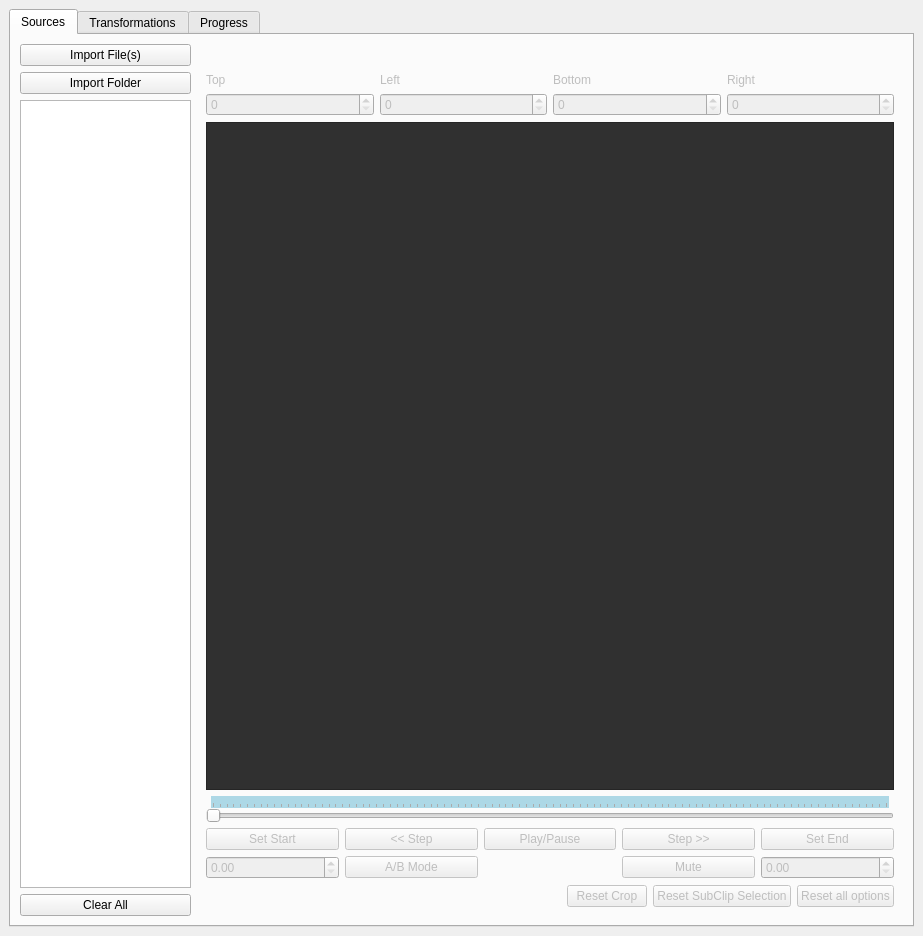
<?xml version="1.0" encoding="UTF-8"?>
<ui version="4.0">
 <class>MainWindow</class>
 <widget class="QMainWindow" name="MainWindow">
  <property name="geometry">
   <rect>
    <x>0</x>
    <y>0</y>
    <width>923</width>
    <height>936</height>
   </rect>
  </property>
  <property name="windowTitle">
   <string>VideoNurd</string>
  </property>
  <widget class="QWidget" name="centralwidget">
   <layout class="QHBoxLayout" name="horizontalLayout">
    <item>
     <widget class="QTabWidget" name="tabWidget">
      <property name="currentIndex">
       <number>0</number>
      </property>
      <widget class="QWidget" name="tab">
       <attribute name="title">
        <string>Sources</string>
       </attribute>
       <layout class="QHBoxLayout" name="horizontalLayout_3">
        <item>
         <layout class="QVBoxLayout" name="verticalLayout_3">
          <item>
           <widget class="QPushButton" name="buttonOpenFile">
            <property name="text">
             <string>Import File(s)</string>
            </property>
           </widget>
          </item>
          <item>
           <widget class="QPushButton" name="buttonImportFolder">
            <property name="text">
             <string>Import Folder</string>
            </property>
           </widget>
          </item>
          <item>
           <widget class="QListWidget" name="listWidgetFileListing">
            <property name="sizePolicy">
             <sizepolicy hsizetype="Ignored" vsizetype="Expanding">
              <horstretch>0</horstretch>
              <verstretch>0</verstretch>
             </sizepolicy>
            </property>
            <property name="minimumSize">
             <size>
              <width>171</width>
              <height>0</height>
             </size>
            </property>
            <property name="dragEnabled">
             <bool>true</bool>
            </property>
            <property name="defaultDropAction">
             <enum>Qt::MoveAction</enum>
            </property>
            <property name="iconSize">
             <size>
              <width>35</width>
              <height>35</height>
             </size>
            </property>
            <property name="textElideMode">
             <enum>Qt::ElideLeft</enum>
            </property>
            <property name="movement">
             <enum>QListView::Static</enum>
            </property>
            <property name="resizeMode">
             <enum>QListView::Adjust</enum>
            </property>
            <property name="viewMode">
             <enum>QListView::ListMode</enum>
            </property>
            <property name="wordWrap">
             <bool>true</bool>
            </property>
            <property name="sortingEnabled">
             <bool>false</bool>
            </property>
           </widget>
          </item>
          <item>
           <widget class="QPushButton" name="buttonClearAll">
            <property name="text">
             <string>Clear All</string>
            </property>
           </widget>
          </item>
         </layout>
        </item>
        <item>
         <widget class="QWidget" name="widget" native="true">
          <property name="enabled">
           <bool>false</bool>
          </property>
          <property name="sizePolicy">
           <sizepolicy hsizetype="MinimumExpanding" vsizetype="Preferred">
            <horstretch>0</horstretch>
            <verstretch>0</verstretch>
           </sizepolicy>
          </property>
          <layout class="QVBoxLayout" name="verticalLayout_4">
           <item>
            <widget class="QLabel" name="labelPreviewTitle">
             <property name="text">
              <string/>
             </property>
             <property name="alignment">
              <set>Qt::AlignCenter</set>
             </property>
            </widget>
           </item>
           <item>
            <layout class="QGridLayout" name="gridLayout_2">
             <item row="0" column="3">
              <widget class="QLabel" name="label_10">
               <property name="text">
                <string>Right</string>
               </property>
              </widget>
             </item>
             <item row="0" column="2">
              <widget class="QLabel" name="label_9">
               <property name="text">
                <string>Bottom</string>
               </property>
              </widget>
             </item>
             <item row="0" column="0">
              <widget class="QLabel" name="label_7">
               <property name="text">
                <string>Top</string>
               </property>
              </widget>
             </item>
             <item row="0" column="1">
              <widget class="QLabel" name="label_8">
               <property name="text">
                <string>Left</string>
               </property>
              </widget>
             </item>
             <item row="1" column="0">
              <widget class="QSpinBox" name="spinBoxCropTop">
               <property name="maximum">
                <number>9000</number>
               </property>
              </widget>
             </item>
             <item row="1" column="1">
              <widget class="QSpinBox" name="spinBoxCropLeft">
               <property name="maximum">
                <number>9000</number>
               </property>
              </widget>
             </item>
             <item row="1" column="2">
              <widget class="QSpinBox" name="spinBoxCropBottom">
               <property name="maximum">
                <number>9000</number>
               </property>
              </widget>
             </item>
             <item row="1" column="3">
              <widget class="QSpinBox" name="spinBoxCropRight">
               <property name="maximum">
                <number>9000</number>
               </property>
              </widget>
             </item>
            </layout>
           </item>
           <item>
            <widget class="QFrame" name="phononPlaceholder">
             <property name="sizePolicy">
              <sizepolicy hsizetype="MinimumExpanding" vsizetype="MinimumExpanding">
               <horstretch>0</horstretch>
               <verstretch>0</verstretch>
              </sizepolicy>
             </property>
             <property name="minimumSize">
              <size>
               <width>0</width>
               <height>0</height>
              </size>
             </property>
             <property name="styleSheet">
              <string notr="true">background:#303030;</string>
             </property>
             <property name="frameShape">
              <enum>QFrame::StyledPanel</enum>
             </property>
             <property name="frameShadow">
              <enum>QFrame::Raised</enum>
             </property>
             <layout class="QHBoxLayout" name="horizontalLayout_5">
              <property name="spacing">
               <number>0</number>
              </property>
              <property name="margin">
               <number>0</number>
              </property>
              <item>
               <widget class="QWidget" name="phonon" native="true">
                <property name="enabled">
                 <bool>false</bool>
                </property>
                <property name="sizePolicy">
                 <sizepolicy hsizetype="Preferred" vsizetype="Preferred">
                  <horstretch>0</horstretch>
                  <verstretch>0</verstretch>
                 </sizepolicy>
                </property>
               </widget>
              </item>
             </layout>
            </widget>
           </item>
           <item>
            <widget class="QWidget" name="widget_2" native="true">
             <property name="sizePolicy">
              <sizepolicy hsizetype="Preferred" vsizetype="Ignored">
               <horstretch>0</horstretch>
               <verstretch>0</verstretch>
              </sizepolicy>
             </property>
             <property name="minimumSize">
              <size>
               <width>0</width>
               <height>12</height>
              </size>
             </property>
             <property name="styleSheet">
              <string notr="true">background-color:lightblue;
margin-right:5px;
margin-left:5px;</string>
             </property>
            </widget>
           </item>
           <item>
            <widget class="QSlider" name="horizontalSliderSeek">
             <property name="orientation">
              <enum>Qt::Horizontal</enum>
             </property>
             <property name="invertedControls">
              <bool>false</bool>
             </property>
             <property name="tickPosition">
              <enum>QSlider::TicksAbove</enum>
             </property>
            </widget>
           </item>
           <item>
            <layout class="QGridLayout" name="gridLayout">
             <item row="1" column="1">
              <widget class="QPushButton" name="buttonABmode">
               <property name="text">
                <string>A/B Mode</string>
               </property>
              </widget>
             </item>
             <item row="0" column="2">
              <widget class="QPushButton" name="buttonPlayPause">
               <property name="text">
                <string>Play/Pause</string>
               </property>
              </widget>
             </item>
             <item row="0" column="0">
              <widget class="QPushButton" name="buttonSetStart">
               <property name="text">
                <string>Set Start</string>
               </property>
              </widget>
             </item>
             <item row="0" column="4">
              <widget class="QPushButton" name="buttonSetEnd">
               <property name="text">
                <string>Set End</string>
               </property>
              </widget>
             </item>
             <item row="1" column="4">
              <widget class="QDoubleSpinBox" name="doubleSpinBoxSectionEnd">
               <property name="maximum">
                <double>9900.989999999999782</double>
               </property>
              </widget>
             </item>
             <item row="1" column="2">
              <widget class="QLabel" name="CurrentPosition">
               <property name="text">
                <string/>
               </property>
               <property name="alignment">
                <set>Qt::AlignCenter</set>
               </property>
              </widget>
             </item>
             <item row="1" column="0">
              <widget class="QDoubleSpinBox" name="doubleSpinBoxSectionStart"/>
             </item>
             <item row="1" column="3">
              <widget class="QPushButton" name="buttonMute">
               <property name="styleSheet">
                <string notr="true"/>
               </property>
               <property name="text">
                <string>Mute</string>
               </property>
               <property name="flat">
                <bool>false</bool>
               </property>
              </widget>
             </item>
             <item row="0" column="1">
              <widget class="QPushButton" name="buttonSeekBack">
               <property name="text">
                <string>&lt;&lt; Step</string>
               </property>
              </widget>
             </item>
             <item row="0" column="3">
              <widget class="QPushButton" name="buttonSeekForward">
               <property name="text">
                <string>Step &gt;&gt;</string>
               </property>
              </widget>
             </item>
            </layout>
           </item>
           <item>
            <layout class="QHBoxLayout" name="horizontalLayout_4">
             <item>
              <spacer name="horizontalSpacer">
               <property name="orientation">
                <enum>Qt::Horizontal</enum>
               </property>
               <property name="sizeHint" stdset="0">
                <size>
                 <width>40</width>
                 <height>20</height>
                </size>
               </property>
              </spacer>
             </item>
             <item>
              <widget class="QPushButton" name="pushButton_3">
               <property name="text">
                <string>Reset Crop</string>
               </property>
              </widget>
             </item>
             <item>
              <widget class="QPushButton" name="pushButton">
               <property name="text">
                <string>Reset SubClip Selection</string>
               </property>
              </widget>
             </item>
             <item>
              <widget class="QPushButton" name="buttonResetAll">
               <property name="text">
                <string>Reset all options</string>
               </property>
              </widget>
             </item>
            </layout>
           </item>
          </layout>
         </widget>
        </item>
       </layout>
      </widget>
      <widget class="QWidget" name="tab_2">
       <attribute name="title">
        <string>Transformations</string>
       </attribute>
       <layout class="QVBoxLayout" name="verticalLayout">
        <item>
         <widget class="QComboBox" name="comboBoxTransformationType">
          <item>
           <property name="text">
            <string>Direct output - Each source file will be saved as a separate file</string>
           </property>
          </item>
          <item>
           <property name="text">
            <string>Join - All source files will be joined into a single output file</string>
           </property>
          </item>
          <item>
           <property name="text">
            <string>Slice - Each source file will be sliced into smaller files </string>
           </property>
          </item>
          <item>
           <property name="text">
            <string>SuperCut - Random extracts from all source files will be joined into montages</string>
           </property>
          </item>
          <item>
           <property name="text">
            <string>VideoWall - Source clips will be joined into a grid.</string>
           </property>
          </item>
         </widget>
        </item>
        <item>
         <widget class="QStackedWidget" name="stackedWidget">
          <property name="frameShape">
           <enum>QFrame::NoFrame</enum>
          </property>
          <property name="currentIndex">
           <number>0</number>
          </property>
          <widget class="QWidget" name="page">
           <layout class="QFormLayout" name="formLayout_2">
            <property name="fieldGrowthPolicy">
             <enum>QFormLayout::AllNonFixedFieldsGrow</enum>
            </property>
           </layout>
          </widget>
          <widget class="QWidget" name="page_2">
           <layout class="QVBoxLayout" name="verticalLayout_6">
            <item>
             <layout class="QGridLayout" name="gridLayout_8">
              <item row="0" column="0">
               <widget class="QLabel" name="label_22">
                <property name="font">
                 <font>
                  <pointsize>12</pointsize>
                 </font>
                </property>
                <property name="text">
                 <string>Join Transformation</string>
                </property>
                <property name="alignment">
                 <set>Qt::AlignLeading|Qt::AlignLeft|Qt::AlignVCenter</set>
                </property>
               </widget>
              </item>
              <item row="1" column="0">
               <widget class="QLabel" name="label_21">
                <property name="text">
                 <string>Aspect ratio matching mode</string>
                </property>
                <property name="alignment">
                 <set>Qt::AlignRight|Qt::AlignTrailing|Qt::AlignVCenter</set>
                </property>
               </widget>
              </item>
              <item row="1" column="1">
               <widget class="QComboBox" name="comboBoxAspectRatioMatchingMode">
                <item>
                 <property name="text">
                  <string>Crop edges of video to fit cell aspect ratio</string>
                 </property>
                </item>
                <item>
                 <property name="text">
                  <string>Add letterbox around clip to fit aspect ratio</string>
                 </property>
                </item>
               </widget>
              </item>
             </layout>
            </item>
            <item>
             <spacer name="verticalSpacer_4">
              <property name="orientation">
               <enum>Qt::Vertical</enum>
              </property>
              <property name="sizeHint" stdset="0">
               <size>
                <width>20</width>
                <height>218</height>
               </size>
              </property>
             </spacer>
            </item>
           </layout>
          </widget>
          <widget class="QWidget" name="page_3">
           <layout class="QGridLayout" name="gridLayout_5">
            <item row="3" column="0">
             <spacer name="verticalSpacer_2">
              <property name="orientation">
               <enum>Qt::Vertical</enum>
              </property>
              <property name="sizeHint" stdset="0">
               <size>
                <width>20</width>
                <height>40</height>
               </size>
              </property>
             </spacer>
            </item>
            <item row="0" column="0">
             <layout class="QGridLayout" name="gridLayout_6">
              <item row="1" column="1">
               <widget class="QSpinBox" name="spinBoxSliceDuration">
                <property name="suffix">
                 <string> seconds</string>
                </property>
                <property name="maximum">
                 <number>9000</number>
                </property>
                <property name="value">
                 <number>120</number>
                </property>
               </widget>
              </item>
              <item row="2" column="1">
               <widget class="QSpinBox" name="spinBoxMaxSlicePerVideo">
                <property name="minimum">
                 <number>1</number>
                </property>
                <property name="maximum">
                 <number>10000</number>
                </property>
                <property name="value">
                 <number>4</number>
                </property>
               </widget>
              </item>
              <item row="2" column="0">
               <widget class="QLabel" name="label_14">
                <property name="text">
                 <string>Maximum slice count per source video</string>
                </property>
                <property name="alignment">
                 <set>Qt::AlignRight|Qt::AlignTrailing|Qt::AlignVCenter</set>
                </property>
               </widget>
              </item>
              <item row="1" column="0">
               <widget class="QLabel" name="label_2">
                <property name="text">
                 <string>Maximum slice duration</string>
                </property>
                <property name="alignment">
                 <set>Qt::AlignRight|Qt::AlignTrailing|Qt::AlignVCenter</set>
                </property>
               </widget>
              </item>
              <item row="0" column="0">
               <widget class="QLabel" name="label_3">
                <property name="font">
                 <font>
                  <pointsize>12</pointsize>
                 </font>
                </property>
                <property name="text">
                 <string>Slice Transformation</string>
                </property>
                <property name="alignment">
                 <set>Qt::AlignLeading|Qt::AlignLeft|Qt::AlignVCenter</set>
                </property>
               </widget>
              </item>
              <item row="3" column="1">
               <widget class="QComboBox" name="comboBoxSliceDiscardMethod">
                <item>
                 <property name="text">
                  <string>Choose slices at random</string>
                 </property>
                </item>
                <item>
                 <property name="text">
                  <string>Prefer slices from the start of each clip</string>
                 </property>
                </item>
                <item>
                 <property name="text">
                  <string>Prefer slices from the end of each clip</string>
                 </property>
                </item>
               </widget>
              </item>
              <item row="3" column="0">
               <widget class="QLabel" name="label_16">
                <property name="text">
                 <string>Slice discard method</string>
                </property>
                <property name="alignment">
                 <set>Qt::AlignRight|Qt::AlignTrailing|Qt::AlignVCenter</set>
                </property>
               </widget>
              </item>
             </layout>
            </item>
           </layout>
          </widget>
          <widget class="QWidget" name="page_4">
           <layout class="QVBoxLayout" name="verticalLayout_5">
            <item>
             <layout class="QGridLayout" name="gridLayout_7">
              <item row="1" column="1">
               <widget class="QDoubleSpinBox" name="doubleSpinBoxSuperCutCutDuration">
                <property name="suffix">
                 <string> seconds</string>
                </property>
                <property name="minimum">
                 <double>0.000000000000000</double>
                </property>
                <property name="maximum">
                 <double>60.000000000000000</double>
                </property>
                <property name="singleStep">
                 <double>0.100000000000000</double>
                </property>
                <property name="value">
                 <double>0.700000000000000</double>
                </property>
               </widget>
              </item>
              <item row="1" column="0">
               <widget class="QLabel" name="label_18">
                <property name="text">
                 <string>Cut duration</string>
                </property>
                <property name="alignment">
                 <set>Qt::AlignRight|Qt::AlignTrailing|Qt::AlignVCenter</set>
                </property>
               </widget>
              </item>
              <item row="2" column="0">
               <widget class="QLabel" name="label_17">
                <property name="text">
                 <string>Cuts to extract per file</string>
                </property>
                <property name="alignment">
                 <set>Qt::AlignRight|Qt::AlignTrailing|Qt::AlignVCenter</set>
                </property>
               </widget>
              </item>
              <item row="2" column="1">
               <widget class="QSpinBox" name="spinBoxSuperCutsPerFile">
                <property name="minimum">
                 <number>1</number>
                </property>
                <property name="maximum">
                 <number>10000</number>
                </property>
               </widget>
              </item>
              <item row="0" column="0">
               <widget class="QLabel" name="label_19">
                <property name="font">
                 <font>
                  <pointsize>12</pointsize>
                 </font>
                </property>
                <property name="text">
                 <string>SuperCut Transformation</string>
                </property>
                <property name="alignment">
                 <set>Qt::AlignLeading|Qt::AlignLeft|Qt::AlignVCenter</set>
                </property>
               </widget>
              </item>
              <item row="4" column="1">
               <widget class="QComboBox" name="comboBoxSuperCutFileNameStamp">
                <item>
                 <property name="text">
                  <string>No filename stamps</string>
                 </property>
                </item>
                <item>
                 <property name="text">
                  <string>Stamp with filename at top</string>
                 </property>
                </item>
                <item>
                 <property name="text">
                  <string>Stamp with filename at bottom</string>
                 </property>
                </item>
               </widget>
              </item>
              <item row="4" column="0">
               <widget class="QLabel" name="label_20">
                <property name="text">
                 <string>Stamp filenames on clips</string>
                </property>
                <property name="alignment">
                 <set>Qt::AlignRight|Qt::AlignTrailing|Qt::AlignVCenter</set>
                </property>
               </widget>
              </item>
              <item row="3" column="0">
               <widget class="QLabel" name="label_23">
                <property name="text">
                 <string>TextLabel</string>
                </property>
                <property name="alignment">
                 <set>Qt::AlignRight|Qt::AlignTrailing|Qt::AlignVCenter</set>
                </property>
               </widget>
              </item>
              <item row="3" column="1">
               <widget class="QComboBox" name="comboBoxSuperCutAspectRatioMode">
                <item>
                 <property name="text">
                  <string>Crop edges of video to fit cell aspect ratio</string>
                 </property>
                </item>
                <item>
                 <property name="text">
                  <string>Add letterbox around clip to fit aspect ratio</string>
                 </property>
                </item>
               </widget>
              </item>
             </layout>
            </item>
            <item>
             <spacer name="verticalSpacer_3">
              <property name="orientation">
               <enum>Qt::Vertical</enum>
              </property>
              <property name="sizeHint" stdset="0">
               <size>
                <width>20</width>
                <height>40</height>
               </size>
              </property>
             </spacer>
            </item>
           </layout>
          </widget>
          <widget class="QWidget" name="page_5">
           <layout class="QVBoxLayout" name="verticalLayout_7">
            <item>
             <layout class="QGridLayout" name="gridLayout_9">
              <item row="3" column="1">
               <widget class="QComboBox" name="comboBoxWallDurationMatching">
                <item>
                 <property name="text">
                  <string>Limit the output to the length of the shortest clip</string>
                 </property>
                </item>
                <item>
                 <property name="text">
                  <string>Show blank cell at the start of short clips (Synchronise by end time)</string>
                 </property>
                </item>
                <item>
                 <property name="text">
                  <string>Show blank cell at the end of short clips (Synchronise by start time)</string>
                 </property>
                </item>
               </widget>
              </item>
              <item row="4" column="1">
               <widget class="QComboBox" name="comboBoxWallAspectRatioMode">
                <item>
                 <property name="text">
                  <string>Crop edges of video to fit cell aspect ratio</string>
                 </property>
                </item>
                <item>
                 <property name="text">
                  <string>Add letterbox around clip to fit aspect ratio</string>
                 </property>
                </item>
               </widget>
              </item>
              <item row="4" column="0">
               <widget class="QLabel" name="label_4">
                <property name="text">
                 <string>Aspect ratio matching mode</string>
                </property>
                <property name="alignment">
                 <set>Qt::AlignRight|Qt::AlignTrailing|Qt::AlignVCenter</set>
                </property>
               </widget>
              </item>
              <item row="3" column="0">
               <widget class="QLabel" name="label_5">
                <property name="text">
                 <string>Duration matching mode</string>
                </property>
                <property name="alignment">
                 <set>Qt::AlignRight|Qt::AlignTrailing|Qt::AlignVCenter</set>
                </property>
               </widget>
              </item>
              <item row="0" column="0">
               <widget class="QLabel" name="label_25">
                <property name="font">
                 <font>
                  <pointsize>12</pointsize>
                 </font>
                </property>
                <property name="text">
                 <string>VideoWall Transformation</string>
                </property>
                <property name="alignment">
                 <set>Qt::AlignLeading|Qt::AlignLeft|Qt::AlignVCenter</set>
                </property>
               </widget>
              </item>
              <item row="1" column="1">
               <widget class="QSpinBox" name="spinBoxVideoWallWidth">
                <property name="suffix">
                 <string> cells</string>
                </property>
                <property name="minimum">
                 <number>1</number>
                </property>
                <property name="maximum">
                 <number>99</number>
                </property>
                <property name="value">
                 <number>4</number>
                </property>
               </widget>
              </item>
              <item row="1" column="0">
               <widget class="QLabel" name="label_24">
                <property name="text">
                 <string>Grid width</string>
                </property>
                <property name="alignment">
                 <set>Qt::AlignRight|Qt::AlignTrailing|Qt::AlignVCenter</set>
                </property>
               </widget>
              </item>
              <item row="2" column="0">
               <widget class="QLabel" name="label">
                <property name="text">
                 <string>Grid height</string>
                </property>
                <property name="alignment">
                 <set>Qt::AlignRight|Qt::AlignTrailing|Qt::AlignVCenter</set>
                </property>
               </widget>
              </item>
              <item row="2" column="1">
               <widget class="QSpinBox" name="spinBoxVideoWallHeight">
                <property name="suffix">
                 <string> cells</string>
                </property>
                <property name="minimum">
                 <number>1</number>
                </property>
                <property name="value">
                 <number>2</number>
                </property>
               </widget>
              </item>
             </layout>
            </item>
            <item>
             <spacer name="verticalSpacer_5">
              <property name="orientation">
               <enum>Qt::Vertical</enum>
              </property>
              <property name="sizeHint" stdset="0">
               <size>
                <width>20</width>
                <height>140</height>
               </size>
              </property>
             </spacer>
            </item>
           </layout>
          </widget>
         </widget>
        </item>
        <item>
         <widget class="Line" name="line">
          <property name="frameShadow">
           <enum>QFrame::Sunken</enum>
          </property>
          <property name="orientation">
           <enum>Qt::Horizontal</enum>
          </property>
         </widget>
        </item>
        <item>
         <layout class="QGridLayout" name="gridLayout_3">
          <item row="4" column="1">
           <widget class="QComboBox" name="comboBoxOutputFormat">
            <item>
             <property name="text">
              <string>.webm</string>
             </property>
            </item>
            <item>
             <property name="text">
              <string>.mp4</string>
             </property>
            </item>
           </widget>
          </item>
          <item row="4" column="0">
           <widget class="QLabel" name="label_11">
            <property name="text">
             <string>Output Format</string>
            </property>
            <property name="alignment">
             <set>Qt::AlignRight|Qt::AlignTrailing|Qt::AlignVCenter</set>
            </property>
           </widget>
          </item>
          <item row="2" column="0">
           <widget class="QLabel" name="label_12">
            <property name="text">
             <string>Output Bitrate</string>
            </property>
            <property name="alignment">
             <set>Qt::AlignRight|Qt::AlignTrailing|Qt::AlignVCenter</set>
            </property>
           </widget>
          </item>
          <item row="2" column="1">
           <widget class="QDoubleSpinBox" name="doubleSpinBoxBitRateKB">
            <property name="suffix">
             <string> Kb/s</string>
            </property>
            <property name="decimals">
             <number>2</number>
            </property>
            <property name="minimum">
             <double>50.000000000000000</double>
            </property>
            <property name="maximum">
             <double>4000.000000000000000</double>
            </property>
            <property name="singleStep">
             <double>100.000000000000000</double>
            </property>
            <property name="value">
             <double>1500.000000000000000</double>
            </property>
           </widget>
          </item>
          <item row="0" column="0">
           <widget class="QLabel" name="label_13">
            <property name="text">
             <string>Output Width</string>
            </property>
            <property name="alignment">
             <set>Qt::AlignRight|Qt::AlignTrailing|Qt::AlignVCenter</set>
            </property>
           </widget>
          </item>
          <item row="1" column="1">
           <widget class="QComboBox" name="comboBoxWidthMode">
            <item>
             <property name="text">
              <string>Only Shrink</string>
             </property>
            </item>
            <item>
             <property name="text">
              <string>Only Enlarge</string>
             </property>
            </item>
            <item>
             <property name="text">
              <string>Always Resize</string>
             </property>
            </item>
            <item>
             <property name="text">
              <string>Never Resize</string>
             </property>
            </item>
           </widget>
          </item>
          <item row="0" column="1">
           <widget class="QSpinBox" name="spinBoxOutputWidth">
            <property name="suffix">
             <string> px</string>
            </property>
            <property name="maximum">
             <number>7680</number>
            </property>
            <property name="value">
             <number>900</number>
            </property>
           </widget>
          </item>
          <item row="3" column="1">
           <widget class="QSpinBox" name="spinBoxFrameRate">
            <property name="suffix">
             <string> fps</string>
            </property>
            <property name="minimum">
             <number>1</number>
            </property>
            <property name="maximum">
             <number>300</number>
            </property>
            <property name="value">
             <number>24</number>
            </property>
           </widget>
          </item>
          <item row="3" column="0">
           <widget class="QLabel" name="label_15">
            <property name="text">
             <string>Ouput Framerate</string>
            </property>
            <property name="alignment">
             <set>Qt::AlignRight|Qt::AlignTrailing|Qt::AlignVCenter</set>
            </property>
           </widget>
          </item>
         </layout>
        </item>
       </layout>
      </widget>
      <widget class="QWidget" name="tab_3">
       <attribute name="title">
        <string>Progress</string>
       </attribute>
       <layout class="QVBoxLayout" name="verticalLayout_2">
        <item>
         <layout class="QHBoxLayout" name="horizontalLayout_2">
          <item>
           <widget class="QPushButton" name="buttonProcess">
            <property name="text">
             <string>Start Processing</string>
            </property>
           </widget>
          </item>
          <item>
           <widget class="QPushButton" name="pushButton_2">
            <property name="enabled">
             <bool>false</bool>
            </property>
            <property name="sizePolicy">
             <sizepolicy hsizetype="Maximum" vsizetype="Fixed">
              <horstretch>0</horstretch>
              <verstretch>0</verstretch>
             </sizepolicy>
            </property>
            <property name="text">
             <string>Stop</string>
            </property>
           </widget>
          </item>
         </layout>
        </item>
        <item>
         <widget class="QLabel" name="labelProgress">
          <property name="text">
           <string>Converter Status: Idle</string>
          </property>
          <property name="wordWrap">
           <bool>true</bool>
          </property>
         </widget>
        </item>
        <item>
         <widget class="QProgressBar" name="progressBar">
          <property name="value">
           <number>0</number>
          </property>
         </widget>
        </item>
        <item>
         <widget class="QPlainTextEdit" name="plainTextEdit">
          <property name="font">
           <font>
            <family>Monospace</family>
            <stylestrategy>NoAntialias</stylestrategy>
            <kerning>false</kerning>
           </font>
          </property>
          <property name="mouseTracking">
           <bool>true</bool>
          </property>
          <property name="styleSheet">
           <string notr="true">color:lime;background-color:black;</string>
          </property>
          <property name="frameShape">
           <enum>QFrame::NoFrame</enum>
          </property>
          <property name="readOnly">
           <bool>true</bool>
          </property>
          <property name="plainText">
           <string>VideoNurd beta
A gui wrapper over moviepy
Made with love for the freaks at /webm/ and /wx/
</string>
          </property>
          <property name="textInteractionFlags">
           <set>Qt::LinksAccessibleByMouse|Qt::TextSelectableByMouse</set>
          </property>
         </widget>
        </item>
       </layout>
      </widget>
     </widget>
    </item>
   </layout>
  </widget>
 </widget>
 <resources/>
 <connections>
  <connection>
   <sender>comboBoxTransformationType</sender>
   <signal>currentIndexChanged(int)</signal>
   <receiver>stackedWidget</receiver>
   <slot>setCurrentIndex(int)</slot>
   <hints>
    <hint type="sourcelabel">
     <x>194</x>
     <y>52</y>
    </hint>
    <hint type="destinationlabel">
     <x>249</x>
     <y>134</y>
    </hint>
   </hints>
  </connection>
  <connection>
   <sender>stackedWidget</sender>
   <signal>currentChanged(int)</signal>
   <receiver>comboBoxTransformationType</receiver>
   <slot>setCurrentIndex(int)</slot>
   <hints>
    <hint type="sourcelabel">
     <x>543</x>
     <y>155</y>
    </hint>
    <hint type="destinationlabel">
     <x>534</x>
     <y>50</y>
    </hint>
   </hints>
  </connection>
 </connections>
</ui>
